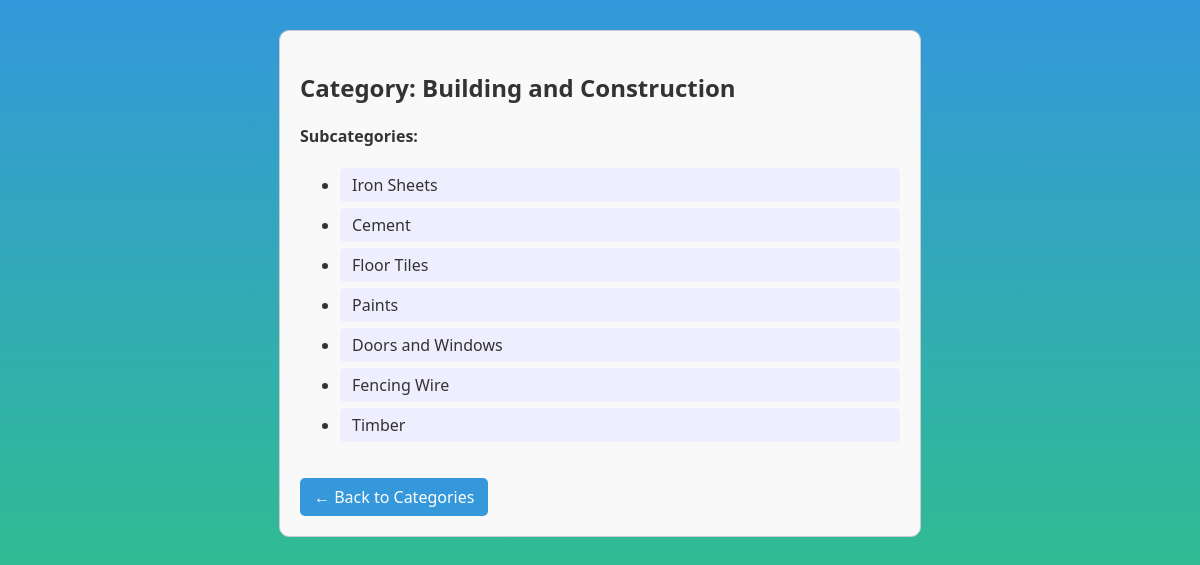
The page /admin/categories/view.php?category=Building+and+Construction (signed in) on the database its author committed.
### tables this page shows
CREATE TABLE `categories` (
  `id` int(11) NOT NULL,
  `category_name` varchar(100) NOT NULL,
  `subcategory_name` varchar(100) NOT NULL
);

### admin/categories/view.php (the view, shortened to what this page needs)
<?php
require_once '../../db.php';
$category = $_GET['category'];
$stmt = $conn->prepare("SELECT * FROM categories WHERE category_name = ?");
$stmt->execute([$category]);
$results = $stmt->fetchAll(PDO::FETCH_ASSOC);
$category_name = $results[0]['category_name'];
?>
<!DOCTYPE html>
<html lang="en">
<head>
    <link rel="stylesheet" href="../../styles.css">
</head>
<body>
<div class="category-box">
    <h2>Category: <?= htmlspecialchars($category_name) ?></h2>
    <h4>Subcategories:</h4>
    <ul class="subcategory-list">
        <?php foreach ($results as $row): ?>
            <li><?= htmlspecialchars($row['subcategory_name']) ?></li>
        <?php endforeach; ?>
    </ul>
    <a href="index.php" class="back-link">← Back to Categories</a>
</div>
</body>
</html>

### styles.css (style rules this page uses)
body { margin: 0; font-family: 'Segoe UI', Tahoma, Geneva, Verdana, sans-serif; background: linear-gradient(to bottom, #3498db, #2ecc71); min-height: 100vh; color: #333; }

### admin/categories/view.php (style rules this page uses)
.category-box { max-width: 600px; margin: 30px auto; padding: 20px; border: 1px solid #ccc; border-radius: 10px; background: #f9f9f9; }
.category-box h2 { margin-bottom: 10px; }
.subcategory-list { margin-top: 15px; }
.subcategory-list li { margin: 6px 0; padding: 6px 12px; background: #eef; border-radius: 5px; list-style-type: disc; }
a.back-link { display: inline-block; margin-top: 20px; padding: 8px 14px; background-color: #3498db; color: white; text-decoration: none; border-radius: 5px; }

### rows shown on the page
categories: category_name "Building and Construction", subcategory_name "Iron Sheets"
categories: subcategory_name "Cement"
categories: subcategory_name "Floor Tiles"
categories: subcategory_name "Paints"
categories: subcategory_name "Doors and Windows"
categories: subcategory_name "Fencing Wire"
categories: subcategory_name "Timber"
